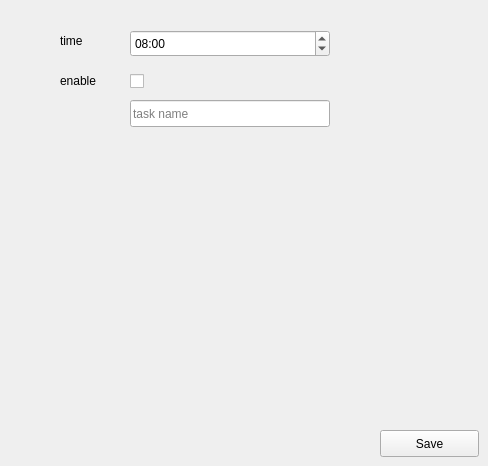
    <widget class="QWidget" name="taskedit">
     <property name="sizePolicy">
      <sizepolicy hsizetype="Expanding" vsizetype="Expanding">
       <horstretch>1</horstretch>
       <verstretch>1</verstretch>
      </sizepolicy>
     </property>
     <widget class="QPushButton" name="taskSaveBtn">
      <property name="geometry">
       <rect>
        <x>380</x>
        <y>430</y>
        <width>99</width>
        <height>27</height>
       </rect>
      </property>
      <property name="text">
       <string>Save</string>
      </property>
     </widget>
     <widget class="QLabel" name="label_task_name_6">
      <property name="geometry">
       <rect>
        <x>60</x>
        <y>30</y>
        <width>61</width>
        <height>21</height>
       </rect>
      </property>
      <property name="text">
       <string>time</string>
      </property>
     </widget>
     <widget class="QLineEdit" name="taskName">
      <property name="geometry">
       <rect>
        <x>130</x>
        <y>100</y>
        <width>200</width>
        <height>27</height>
       </rect>
      </property>
      <property name="text">
       <string/>
      </property>
      <property name="placeholderText">
       <string>task name</string>
      </property>
     </widget>
     <widget class="QLabel" name="label_motor2_4">
      <property name="geometry">
       <rect>
        <x>60</x>
        <y>70</y>
        <width>61</width>
        <height>21</height>
       </rect>
      </property>
      <property name="text">
       <string>enable</string>
      </property>
     </widget>
     <widget class="QCheckBox" name="taskEnable">
      <property name="geometry">
       <rect>
        <x>130</x>
        <y>70</y>
        <width>21</width>
        <height>22</height>
       </rect>
      </property>
      <property name="text">
       <string/>
      </property>
     </widget>
     <widget class="QTimeEdit" name="taskTime">
      <property name="geometry">
       <rect>
        <x>130</x>
        <y>30</y>
        <width>200</width>
        <height>27</height>
       </rect>
      </property>
      <property name="minimumTime">
       <time>
        <hour>0</hour>
        <minute>0</minute>
        <second>0</second>
       </time>
      </property>
      <property name="displayFormat">
       <string>hh:mm</string>
      </property>
      <property name="time">
       <time>
        <hour>8</hour>
        <minute>0</minute>
        <second>0</second>
       </time>
      </property>
     </widget>
    </widget>
